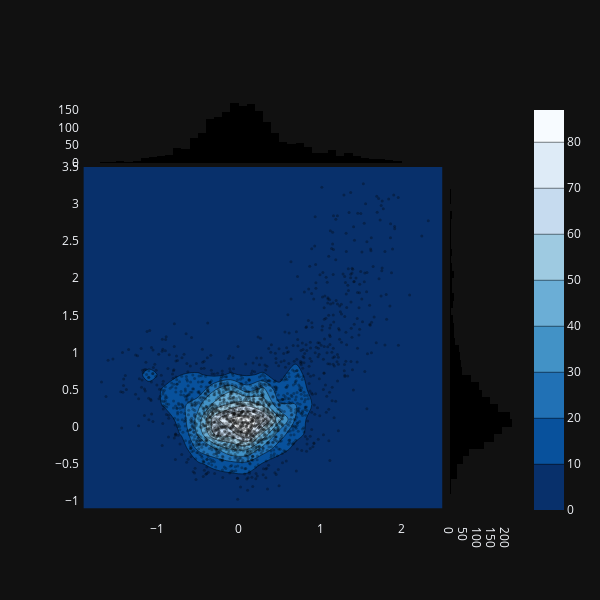

Here is the notebook cell this chart was saved with:
### Code cell
import plotly.graph_objects as go

import numpy as np

t = np.linspace(-1, 1.2, 2000)
x = (t**3) + (0.3 * np.random.randn(2000))
y = (t**6) + (0.3 * np.random.randn(2000))

fig = go.Figure()
fig.add_trace(go.Histogram2dContour(
        x = x,
        y = y,
        colorscale = 'Blues',
        reversescale = True,
        xaxis = 'x',
        yaxis = 'y'
    ))
fig.add_trace(go.Scatter(
        x = x,
        y = y,
        xaxis = 'x',
        yaxis = 'y',
        mode = 'markers',
        marker = dict(
            color = 'rgba(0,0,0,0.3)',
            size = 3
        )
    ))
fig.add_trace(go.Histogram(
        y = y,
        xaxis = 'x2',
        marker = dict(
            color = 'rgba(0,0,0,1)'
        )
    ))
fig.add_trace(go.Histogram(
        x = x,
        yaxis = 'y2',
        marker = dict(
            color = 'rgba(0,0,0,1)'
        )
    ))

fig.update_layout(
    autosize = False,
    xaxis = dict(
        zeroline = False,
        domain = [0,0.85],
        showgrid = False
    ),
    yaxis = dict(
        zeroline = False,
        domain = [0,0.85],
        showgrid = False
    ),
    xaxis2 = dict(
        zeroline = False,
        domain = [0.85,1],
        showgrid = False
    ),
    yaxis2 = dict(
        zeroline = False,
        domain = [0.85,1],
        showgrid = False
    ),
    height = 600,
    width = 600,
    bargap = 0,
    hovermode = 'closest',
    showlegend = False
)

fig.show()

### Figure 1 — Plotly figure (JSON) as saved in the notebook; plotly's stock layout.template omitted (floating-point values rounded to 4 significant figures; data arrays with more than 128 entries replaced by an {"elided": "..."} marker saying what was removed)
{"data": [{"colorscale": [[0.0, "rgb(247,251,255)"], [0.125, "rgb(222,235,247)"], [0.25, "rgb(198,219,239)"], [0.375, "rgb(158,202,225)"], [0.5, "rgb(107,174,214)"], [0.625, "rgb(66,146,198)"], [0.75, "rgb(33,113,181)"], [0.875, "rgb(8,81,156)"], [1.0, "rgb(8,48,107)"]], "reversescale": true, "x": {"elided": "2000 float values"}, "xaxis": "x", "y": {"elided": "2000 float values"}, "yaxis": "y", "type": "histogram2dcontour"}, {"marker": {"color": "rgba(0,0,0,0.3)", "size": 3}, "mode": "markers", "x": {"elided": "2000 float values"}, "xaxis": "x", "y": {"elided": "2000 float values"}, "yaxis": "y", "type": "scatter"}, {"marker": {"color": "rgba(0,0,0,1)"}, "xaxis": "x2", "y": {"elided": "2000 float values"}, "type": "histogram"}, {"marker": {"color": "rgba(0,0,0,1)"}, "x": {"elided": "2000 float values"}, "yaxis": "y2", "type": "histogram"}], "layout": {"xaxis": {"zeroline": false, "domain": [0, 0.85], "showgrid": false}, "yaxis": {"zeroline": false, "domain": [0, 0.85], "showgrid": false}, "xaxis2": {"zeroline": false, "domain": [0.85, 1], "showgrid": false}, "yaxis2": {"zeroline": false, "domain": [0.85, 1], "showgrid": false}, "autosize": false, "height": 600, "width": 600, "bargap": 0, "hovermode": "closest", "showlegend": false}}
